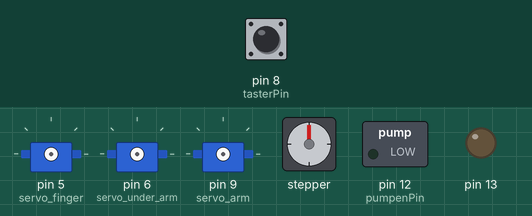
Bench run of a sketch on a simulated Arduino Uno, built with avr-gcc and run on an emulated ATmega328P. Shown: 3 × servo, stepper motor, switched loads named in the sketch (green lamp = pin HIGH), output pins drawn as LEDs (lit = HIGH). The test bench sets the inputs (shaded band); at power-on: pin 8 (tasterPin) HIGH. Stepper angles assume 200 steps per turn.

Above: at 0.1 s.
7.3 s: pin 8 (tasterPin) pulled LOW for 0.15 s
At 8.2 s:
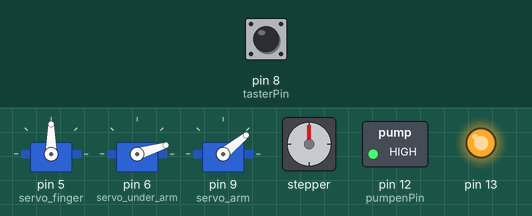
At 13.9 s:
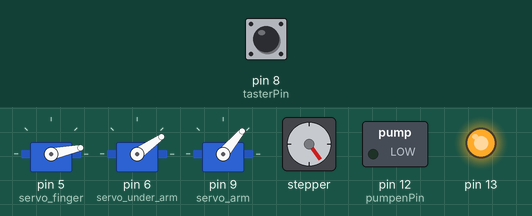
Timing chart, 0 to 32.1 s (numbered marks = the images above; inputs shaded):
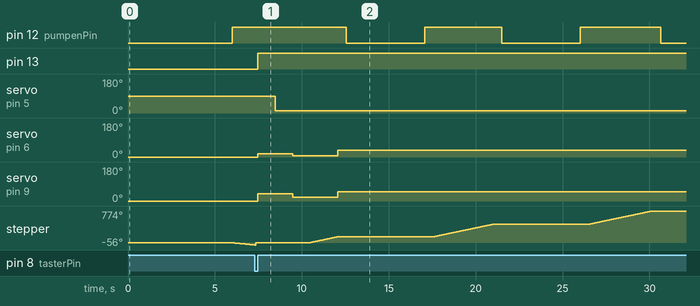

Measured:
- after the input at 7.3 s, pin 12 (pumpenPin): alternates HIGH for 4.5 s and LOW for 4.5 s, starting after 5.3 s; pin 13: LOW → HIGH after 0.17 s

The sketch:

sketch_dec31b.ino
```cpp
#include <AccelStepper.h>
#include <Servo.h>


void grab_pipe();
void fill_shot(long position);


#define dirPin 2
#define stepPin 3
#define FINGER_MIN_POS 12
#define motorInterfaceType 1

#define SHOT_POSITION_0 80
#define SHOT_POSITION_1 250
#define SHOT_POSITION_2 430
#define SHOT_POSITION_3 610
#define SHOT_POSITION_4 780
#define SHOT_POSITION_5 940
#define SHOT_POSITION_6 1110
#define SHOT_POSITION_7 1280
#define SHOT_POSITION_8 1460
#define SHOT_POSITION_9 1620
#define SHOT_POSITION_10 1800
#define SHOT_POSITION_11 1980
#define SHOT_POSITION_12 160
#define SHOT_POSITION_13 340
#define SHOT_POSITION_14 520
#define SHOT_POSITION_15 690
#define SHOT_POSITION_16 860
#define SHOT_POSITION_17 1020
#define SHOT_POSITION_18 1200
#define SHOT_POSITION_19 1380
#define SHOT_POSITION_20 1530
#define SHOT_POSITION_21 1700
#define SHOT_POSITION_22 1870


AccelStepper stepper = AccelStepper(motorInterfaceType, stepPin, dirPin);
Servo servo_under_arm;
Servo servo_finger;
Servo servo_arm;


int tasterPin = 8;
int pumpenPin = 12;
bool calibrated = false;
bool schlauch = false;
bool reihe1_finished = false;
void setup() {

    stepper.setMaxSpeed(50);
    stepper.setAcceleration(500);
    stepper.setSpeed(50);
    stepper.move(-1000000);
    pinMode(tasterPin, INPUT_PULLUP);
    pinMode(pumpenPin, OUTPUT);
    pinMode(13, OUTPUT);
    digitalWrite(pumpenPin, HIGH);
    digitalWrite(pumpenPin, LOW);
    delay(6000);
    digitalWrite(pumpenPin, HIGH);

    servo_finger.attach(5);
    servo_under_arm.attach(6);
    servo_arm.attach(9);
    servo_finger.write(90);
    servo_under_arm.write(0);
    servo_arm.write(0);

}

void loop() {
    stepper.runSpeed();
    if (!calibrated && digitalRead(tasterPin) == LOW) {
      stepper.setCurrentPosition(0);
      stepper.moveTo(1);
    }
    if(stepper.distanceToGo() == 0) {
        calibrated = true;
        digitalWrite(13, HIGH);
    }

    if(calibrated) {
      if(!schlauch) {
        grab_pipe();
        schlauch = true;
      }
      if(schlauch) {
        if(stepper.distanceToGo() == 0) {
          if(!reihe1_finished) {
            stepper.runToNewPosition(SHOT_POSITION_0);
            servo_finger.write(FINGER_MIN_POS);
            servo_arm.write(50);
            servo_under_arm.write(35);
            fill_shot(SHOT_POSITION_0);
            fill_shot(SHOT_POSITION_1);
            fill_shot(SHOT_POSITION_2);
            fill_shot(SHOT_POSITION_3);
            fill_shot(SHOT_POSITION_4);
            fill_shot(SHOT_POSITION_5);
            fill_shot(SHOT_POSITION_6);
            fill_shot(SHOT_POSITION_7);
            fill_shot(SHOT_POSITION_8);
            fill_shot(SHOT_POSITION_9);
            fill_shot(SHOT_POSITION_10);
            fill_shot(SHOT_POSITION_11);
            servo_arm.write(10);
            reihe1_finished = true;
            calibrated = false;
            digitalWrite(13, LOW);
            stepper.move(-1000000);
          } else {
            stepper.runToNewPosition(SHOT_POSITION_0);
            servo_finger.write(FINGER_MIN_POS);
            servo_arm.write(20);
            servo_under_arm.write(20);
            fill_shot(SHOT_POSITION_12);
            fill_shot(SHOT_POSITION_13);
            fill_shot(SHOT_POSITION_14);
            fill_shot(SHOT_POSITION_15);
            fill_shot(SHOT_POSITION_16);
            fill_shot(SHOT_POSITION_17);
            fill_shot(SHOT_POSITION_18);
            fill_shot(SHOT_POSITION_19);
            fill_shot(SHOT_POSITION_20);
            fill_shot(SHOT_POSITION_21);
            fill_shot(SHOT_POSITION_22);
            reihe1_finished = false;
            calibrated = false;
            digitalWrite(13, LOW);
            delay(3000);
            stepper.move(-1000000);
          }
        }
      }
    }
}

void grab_pipe() {
  servo_arm.write(39);
  servo_under_arm.write(17);
  delay(1000);
  servo_finger.write(FINGER_MIN_POS);
  delay(1000);
  servo_under_arm.write(7);
  servo_arm.write(20);
  delay(1000);
}

void fill_shot(long position) {
  stepper.runToNewPosition(position);
  delay(500);
  digitalWrite(pumpenPin, LOW);
  delay(4500);
  digitalWrite(pumpenPin, HIGH);
  delay(500);

}
```
